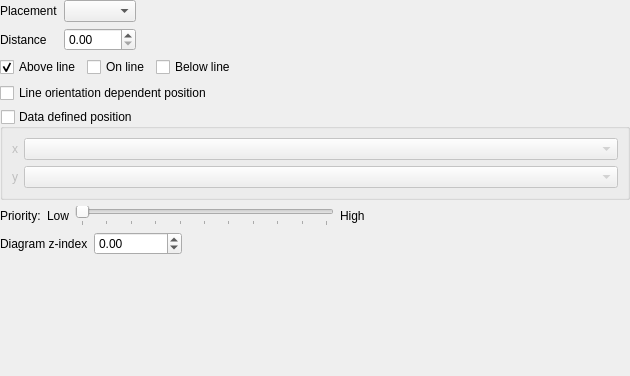
                <widget class="QWidget" name="scrollAreaWidgetContents_7">
                 <property name="geometry">
                  <rect>
                   <x>0</x>
                   <y>0</y>
                   <width>630</width>
                   <height>376</height>
                  </rect>
                 </property>
                 <layout class="QGridLayout" name="gridLayout_12">
                  <property name="leftMargin">
                   <number>0</number>
                  </property>
                  <property name="topMargin">
                   <number>0</number>
                  </property>
                  <property name="rightMargin">
                   <number>0</number>
                  </property>
                  <property name="bottomMargin">
                   <number>0</number>
                  </property>
                  <item row="5" column="0" colspan="2">
                   <widget class="QGroupBox" name="mDataDefinedPositionGroupBox">
                    <property name="sizePolicy">
                     <sizepolicy hsizetype="Expanding" vsizetype="Preferred">
                      <horstretch>0</horstretch>
                      <verstretch>0</verstretch>
                     </sizepolicy>
                    </property>
                    <property name="title">
                     <string>Data defined position</string>
                    </property>
                    <property name="checkable">
                     <bool>true</bool>
                    </property>
                    <property name="checked">
                     <bool>false</bool>
                    </property>
                    <layout class="QGridLayout" name="gridLayout_5">
                     <item row="0" column="0">
                      <widget class="QLabel" name="mXPosColLabel">
                       <property name="sizePolicy">
                        <sizepolicy hsizetype="Fixed" vsizetype="Preferred">
                         <horstretch>0</horstretch>
                         <verstretch>0</verstretch>
                        </sizepolicy>
                       </property>
                       <property name="text">
                        <string>x</string>
                       </property>
                      </widget>
                     </item>
                     <item row="0" column="1">
                      <widget class="QComboBox" name="mDataDefinedXComboBox">
                       <property name="sizePolicy">
                        <sizepolicy hsizetype="Expanding" vsizetype="Fixed">
                         <horstretch>0</horstretch>
                         <verstretch>0</verstretch>
                        </sizepolicy>
                       </property>
                      </widget>
                     </item>
                     <item row="1" column="0">
                      <widget class="QLabel" name="mYPosColLabel">
                       <property name="sizePolicy">
                        <sizepolicy hsizetype="Fixed" vsizetype="Preferred">
                         <horstretch>0</horstretch>
                         <verstretch>0</verstretch>
                        </sizepolicy>
                       </property>
                       <property name="text">
                        <string>y</string>
                       </property>
                      </widget>
                     </item>
                     <item row="1" column="1">
                      <widget class="QComboBox" name="mDataDefinedYComboBox">
                       <property name="sizePolicy">
                        <sizepolicy hsizetype="Expanding" vsizetype="Fixed">
                         <horstretch>0</horstretch>
                         <verstretch>0</verstretch>
                        </sizepolicy>
                       </property>
                      </widget>
                     </item>
                    </layout>
                   </widget>
                  </item>
                  <item row="8" column="0">
                   <spacer name="verticalSpacer_4">
                    <property name="orientation">
                     <enum>Qt::Vertical</enum>
                    </property>
                    <property name="sizeHint" stdset="0">
                     <size>
                      <width>20</width>
                      <height>40</height>
                     </size>
                    </property>
                   </spacer>
                  </item>
                  <item row="0" column="0" colspan="2">
                   <widget class="QFrame" name="mPlacementFrame">
                    <property name="frameShape">
                     <enum>QFrame::NoFrame</enum>
                    </property>
                    <layout class="QGridLayout" name="gridLayout_4">
                     <property name="leftMargin">
                      <number>0</number>
                     </property>
                     <property name="topMargin">
                      <number>0</number>
                     </property>
                     <property name="rightMargin">
                      <number>0</number>
                     </property>
                     <property name="bottomMargin">
                      <number>0</number>
                     </property>
                     <item row="0" column="2">
                      <spacer name="horizontalSpacer_9">
                       <property name="orientation">
                        <enum>Qt::Horizontal</enum>
                       </property>
                       <property name="sizeHint" stdset="0">
                        <size>
                         <width>40</width>
                         <height>20</height>
                        </size>
                       </property>
                      </spacer>
                     </item>
                     <item row="0" column="0">
                      <widget class="QLabel" name="mPlacementLabel">
                       <property name="text">
                        <string>Placement</string>
                       </property>
                      </widget>
                     </item>
                     <item row="0" column="1">
                      <widget class="QComboBox" name="mPlacementComboBox"/>
                     </item>
                     <item row="1" column="0">
                      <widget class="QLabel" name="mDiagramDistanceLabel">
                       <property name="text">
                        <string>Distance</string>
                       </property>
                      </widget>
                     </item>
                     <item row="1" column="1">
                      <widget class="QgsDoubleSpinBox" name="mDiagramDistanceSpinBox"/>
                     </item>
                    </layout>
                   </widget>
                  </item>
                  <item row="6" column="0">
                   <layout class="QHBoxLayout" name="horizontalLayout_3">
                    <item>
                     <widget class="QLabel" name="mPriorityLabel">
                      <property name="text">
                       <string>Priority:</string>
                      </property>
                     </widget>
                    </item>
                    <item>
                     <widget class="QLabel" name="mPriorityLowLabel">
                      <property name="text">
                       <string>Low</string>
                      </property>
                     </widget>
                    </item>
                    <item>
                     <widget class="QSlider" name="mPrioritySlider">
                      <property name="maximum">
                       <number>10</number>
                      </property>
                      <property name="orientation">
                       <enum>Qt::Horizontal</enum>
                      </property>
                      <property name="invertedAppearance">
                       <bool>false</bool>
                      </property>
                      <property name="invertedControls">
                       <bool>false</bool>
                      </property>
                      <property name="tickPosition">
                       <enum>QSlider::TicksBelow</enum>
                      </property>
                      <property name="tickInterval">
                       <number>1</number>
                      </property>
                     </widget>
                    </item>
                    <item>
                     <widget class="QLabel" name="mPriorityHighLabel">
                      <property name="text">
                       <string>High</string>
                      </property>
                     </widget>
                    </item>
                    <item>
                     <spacer name="horizontalSpacer_6">
                      <property name="orientation">
                       <enum>Qt::Horizontal</enum>
                      </property>
                      <property name="sizeHint" stdset="0">
                       <size>
                        <width>40</width>
                        <height>20</height>
                       </size>
                      </property>
                     </spacer>
                    </item>
                   </layout>
                  </item>
                  <item row="7" column="0">
                   <layout class="QHBoxLayout" name="horizontalLayout_8">
                    <item>
                     <widget class="QLabel" name="label_16">
                      <property name="text">
                       <string>Diagram z-index</string>
                      </property>
                     </widget>
                    </item>
                    <item>
                     <widget class="QgsDoubleSpinBox" name="mZIndexSpinBox">
                      <property name="toolTip">
                       <string>Controls how labels are drawn on top of each other. Labels with a higher z-index are drawn above labels with a lower z-index.</string>
                      </property>
                      <property name="minimum">
                       <double>-9999999.000000000000000</double>
                      </property>
                      <property name="maximum">
                       <double>9999999.000000000000000</double>
                      </property>
                     </widget>
                    </item>
                    <item>
                     <spacer name="horizontalSpacer_10">
                      <property name="orientation">
                       <enum>Qt::Horizontal</enum>
                      </property>
                      <property name="sizeHint" stdset="0">
                       <size>
                        <width>40</width>
                        <height>20</height>
                       </size>
                      </property>
                     </spacer>
                    </item>
                   </layout>
                  </item>
                  <item row="1" column="0" colspan="2">
                   <widget class="QFrame" name="mLinePlacementFrame">
                    <property name="frameShape">
                     <enum>QFrame::NoFrame</enum>
                    </property>
                    <property name="frameShadow">
                     <enum>QFrame::Raised</enum>
                    </property>
                    <layout class="QGridLayout" name="gridLayout_2">
                     <property name="leftMargin">
                      <number>0</number>
                     </property>
                     <property name="topMargin">
                      <number>0</number>
                     </property>
                     <property name="rightMargin">
                      <number>0</number>
                     </property>
                     <property name="bottomMargin">
                      <number>0</number>
                     </property>
                     <item row="0" column="0" colspan="3">
                      <layout class="QGridLayout" name="gridLayout_14">
                       <item row="0" column="1">
                        <widget class="QCheckBox" name="chkLineAbove">
                         <property name="sizePolicy">
                          <sizepolicy hsizetype="Maximum" vsizetype="Fixed">
                           <horstretch>0</horstretch>
                           <verstretch>0</verstretch>
                          </sizepolicy>
                         </property>
                         <property name="text">
                          <string>Above line</string>
                         </property>
                         <property name="checked">
                          <bool>true</bool>
                         </property>
                        </widget>
                       </item>
                       <item row="0" column="3">
                        <widget class="QCheckBox" name="chkLineBelow">
                         <property name="text">
                          <string>Below line</string>
                         </property>
                        </widget>
                       </item>
                       <item row="0" column="2">
                        <widget class="QCheckBox" name="chkLineOn">
                         <property name="sizePolicy">
                          <sizepolicy hsizetype="Maximum" vsizetype="Fixed">
                           <horstretch>0</horstretch>
                           <verstretch>0</verstretch>
                          </sizepolicy>
                         </property>
                         <property name="text">
                          <string>On line</string>
                         </property>
                        </widget>
                       </item>
                       <item row="1" column="1" colspan="3">
                        <widget class="QCheckBox" name="chkLineOrientationDependent">
                         <property name="text">
                          <string>Line orientation dependent position</string>
                         </property>
                        </widget>
                       </item>
                      </layout>
                     </item>
                    </layout>
                   </widget>
                  </item>
                 </layout>
                </widget>
